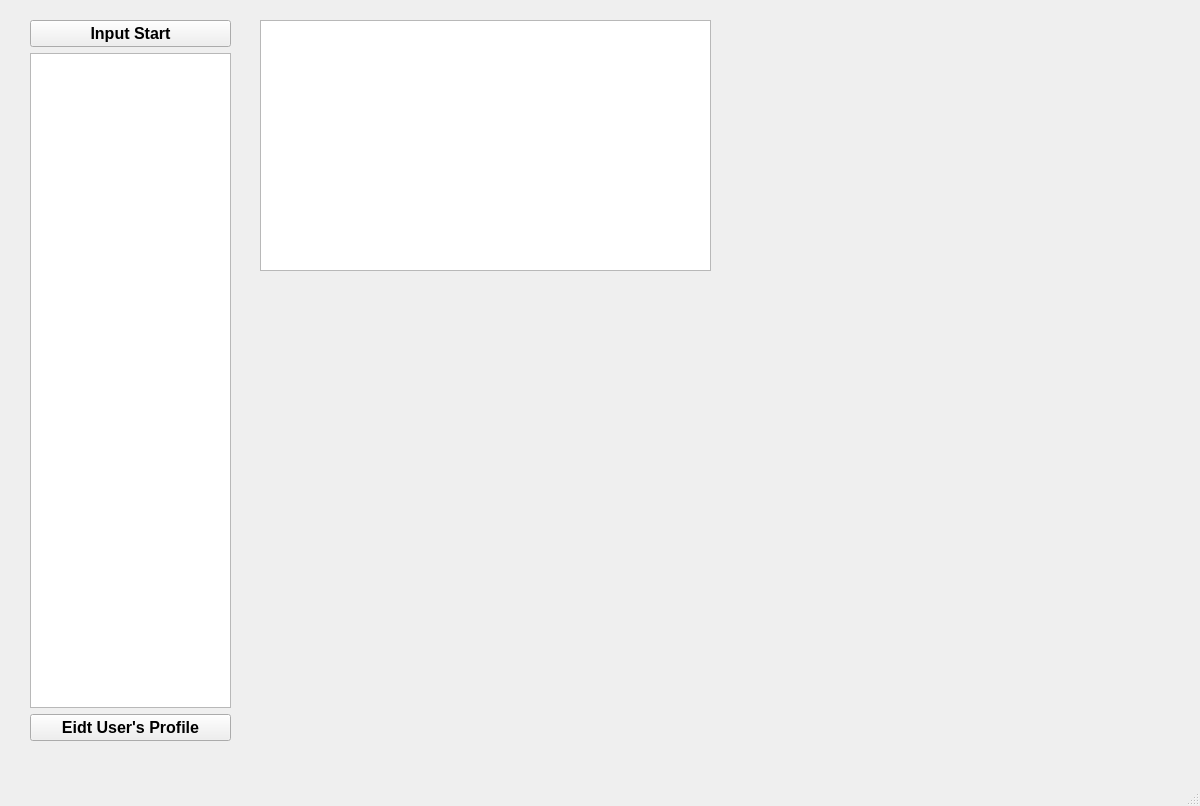
<?xml version="1.0" encoding="UTF-8"?>
<ui version="4.0">
 <class>MainWindow</class>
 <widget class="QMainWindow" name="MainWindow">
  <property name="geometry">
   <rect>
    <x>0</x>
    <y>0</y>
    <width>1200</width>
    <height>806</height>
   </rect>
  </property>
  <property name="windowTitle">
   <string>MainWindow</string>
  </property>
  <widget class="QWidget" name="centralwidget">
   <widget class="QWidget" name="verticalLayoutWidget">
    <property name="geometry">
     <rect>
      <x>30</x>
      <y>20</y>
      <width>201</width>
      <height>721</height>
     </rect>
    </property>
    <layout class="QVBoxLayout" name="verticalLayout">
     <item>
      <widget class="QPushButton" name="pushButton">
       <property name="font">
        <font>
         <pointsize>12</pointsize>
         <weight>75</weight>
         <bold>true</bold>
        </font>
       </property>
       <property name="mouseTracking">
        <bool>true</bool>
       </property>
       <property name="text">
        <string>Input Start</string>
       </property>
      </widget>
     </item>
     <item>
      <widget class="QTableView" name="tableView">
       <property name="font">
        <font>
         <pointsize>12</pointsize>
         <weight>75</weight>
         <bold>true</bold>
        </font>
       </property>
      </widget>
     </item>
     <item>
      <widget class="QPushButton" name="pushButton_2">
       <property name="font">
        <font>
         <pointsize>12</pointsize>
         <weight>75</weight>
         <bold>true</bold>
        </font>
       </property>
       <property name="text">
        <string>Eidt User's Profile</string>
       </property>
      </widget>
     </item>
    </layout>
   </widget>
   <widget class="QWidget" name="horizontalLayoutWidget_3">
    <property name="geometry">
     <rect>
      <x>260</x>
      <y>300</y>
      <width>901</width>
      <height>441</height>
     </rect>
    </property>
    <layout class="QHBoxLayout" name="horizontalLayout_3"/>
   </widget>
   <widget class="QWidget" name="verticalLayoutWidget_2">
    <property name="geometry">
     <rect>
      <x>260</x>
      <y>20</y>
      <width>451</width>
      <height>251</height>
     </rect>
    </property>
    <layout class="QVBoxLayout" name="verticalLayout_2">
     <item>
      <widget class="QTableView" name="tableView_2">
       <property name="font">
        <font>
         <pointsize>12</pointsize>
         <weight>75</weight>
         <bold>true</bold>
        </font>
       </property>
      </widget>
     </item>
    </layout>
   </widget>
   <widget class="QWidget" name="verticalLayoutWidget_3">
    <property name="geometry">
     <rect>
      <x>740</x>
      <y>20</y>
      <width>421</width>
      <height>251</height>
     </rect>
    </property>
    <layout class="QVBoxLayout" name="verticalLayout_3"/>
   </widget>
  </widget>
  <widget class="QMenuBar" name="menubar">
   <property name="geometry">
    <rect>
     <x>0</x>
     <y>0</y>
     <width>1200</width>
     <height>23</height>
    </rect>
   </property>
  </widget>
  <widget class="QStatusBar" name="statusbar"/>
 </widget>
 <resources/>
 <connections/>
</ui>
